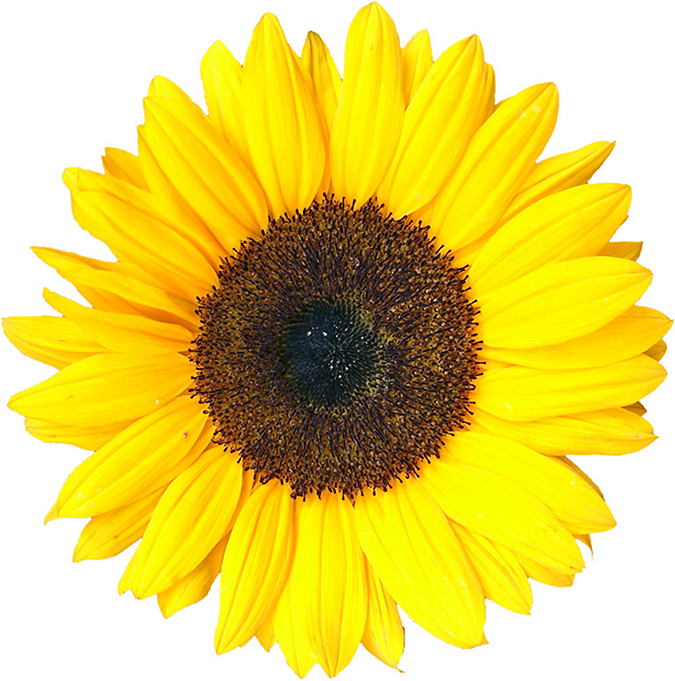
%> input picture sunflower.tif, 675 x 681 px
$ octave Problem6_ColorImageFiltering_Sunflower.m   (GNU Octave 9; MATLAB toolbox functions it lacks are replaced by stand-ins)
%> lines starting %> are read from the running program, lines starting %| are printed output that depends on the picture
%% Problem 6: Color Image Filtering – Sunflower
% Marquette University & MCW
% Bing Xia.

clear; clc; close all;

%% Part (a) – Gaussian smoothing

% Read color image
I = imread('sunflower.tif');
%> I is the input picture: size 681x675x3 uint8; mean R, G, B 228.8, 209.3, 92.4

% Define a large Gaussian filter (sigma large enough to blur details)
hsize = 25;      % filter size (adjust to get large smooth blob)
sigma = 10;      % standard deviation

% Apply Gaussian filter to each channel separately
I_smooth = zeros(size(I), 'like', I);
%> I_smooth: size 681x675x3 uint8; every value is 0
for c = 1:3
    I_smooth(:,:,c) = imgaussfilt(I(:,:,c), sigma, 'FilterSize', hsize);
end
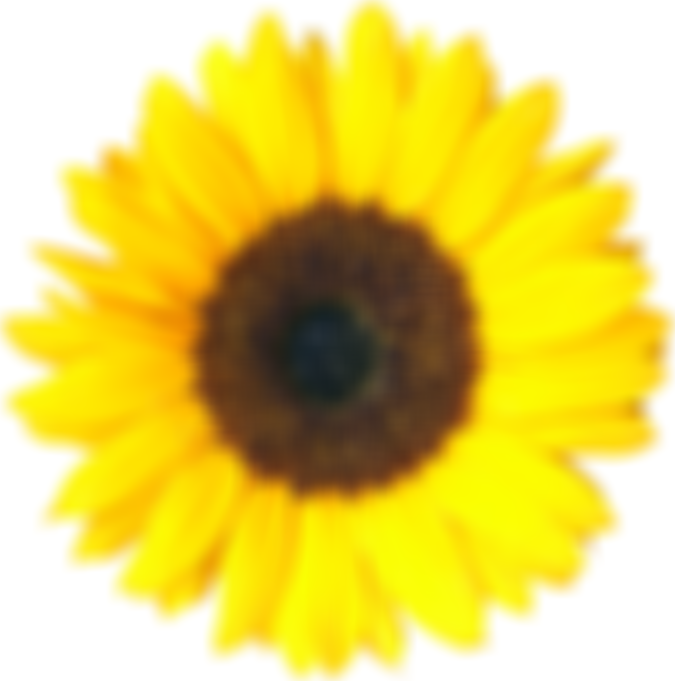
%> I_smooth: size 681x675x3 uint8; mean R, G, B 228.8, 209.4, 92.4

% Display original and smoothed images
figure;
subplot(1,2,1); imshow(I); title('Original Image');
subplot(1,2,2); imshow(I_smooth); title('Gaussian Smoothed Image (Large Sigma)');

%% Part (b) – Laplacian sharpening

% Define Laplacian kernels
% Eq (3-29)
L1 = [0  1  0; 1 -4  1; 0  1  0];

% Eq (3-30)
L2 = [1  1  1; 1 -8  1; 1  1  1];

% Add 1 to center to preserve low-frequency content
L1_sharp = L1 + eye(3);
L2_sharp = L2 + eye(3);

% Apply sharpening to each channel
I_sharp1 = zeros(size(I), 'like', I);
I_sharp2 = zeros(size(I), 'like', I);
for c = 1:3
    I_sharp1(:,:,c) = imfilter(I(:,:,c), L1_sharp, 'replicate');
    I_sharp2(:,:,c) = imfilter(I(:,:,c), L2_sharp, 'replicate');
end
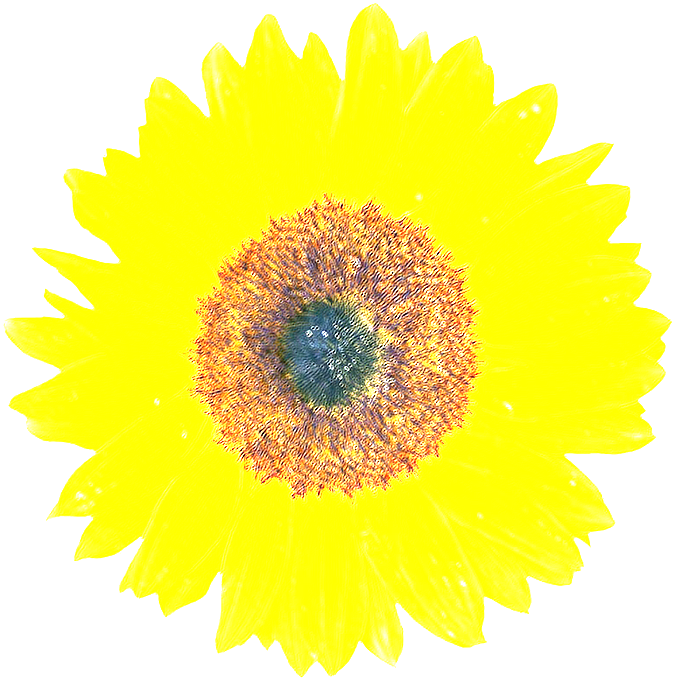
%> I_sharp1: size 681x675x3 uint8; mean R, G, B 248, 241, 109.6
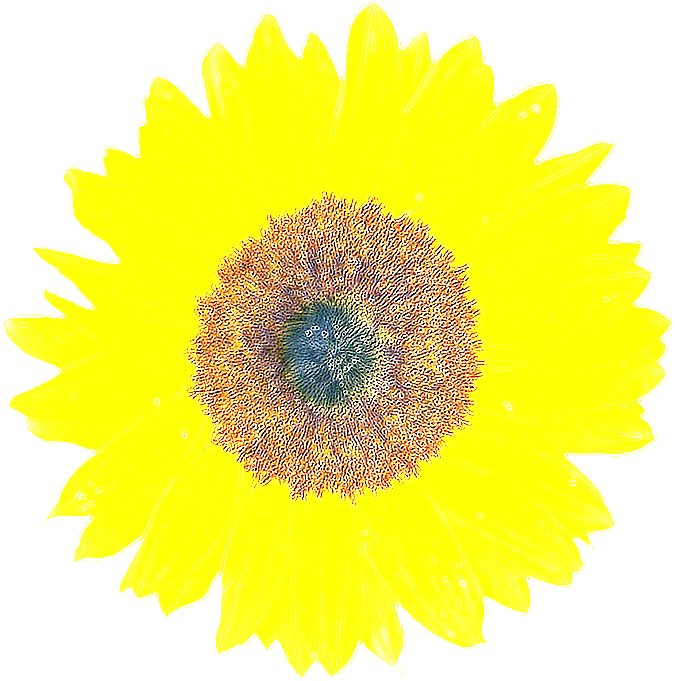
%> I_sharp2: size 681x675x3 uint8; mean R, G, B 245.2, 239.5, 112.5

% Display results
figure;
subplot(1,3,1); imshow(I); title('Original Image');
subplot(1,3,2); imshow(I_sharp1); title('Sharpened with L1 kernel');
subplot(1,3,3); imshow(I_sharp2); title('Sharpened with L2 kernel');

%% Explanation
disp(['L1 emphasizes immediate neighbors (4-connectivity), giving moderate sharpening. ', ...
      'L2 emphasizes all neighbors (8-connectivity), producing stronger sharpening and more edge contrast.']);
